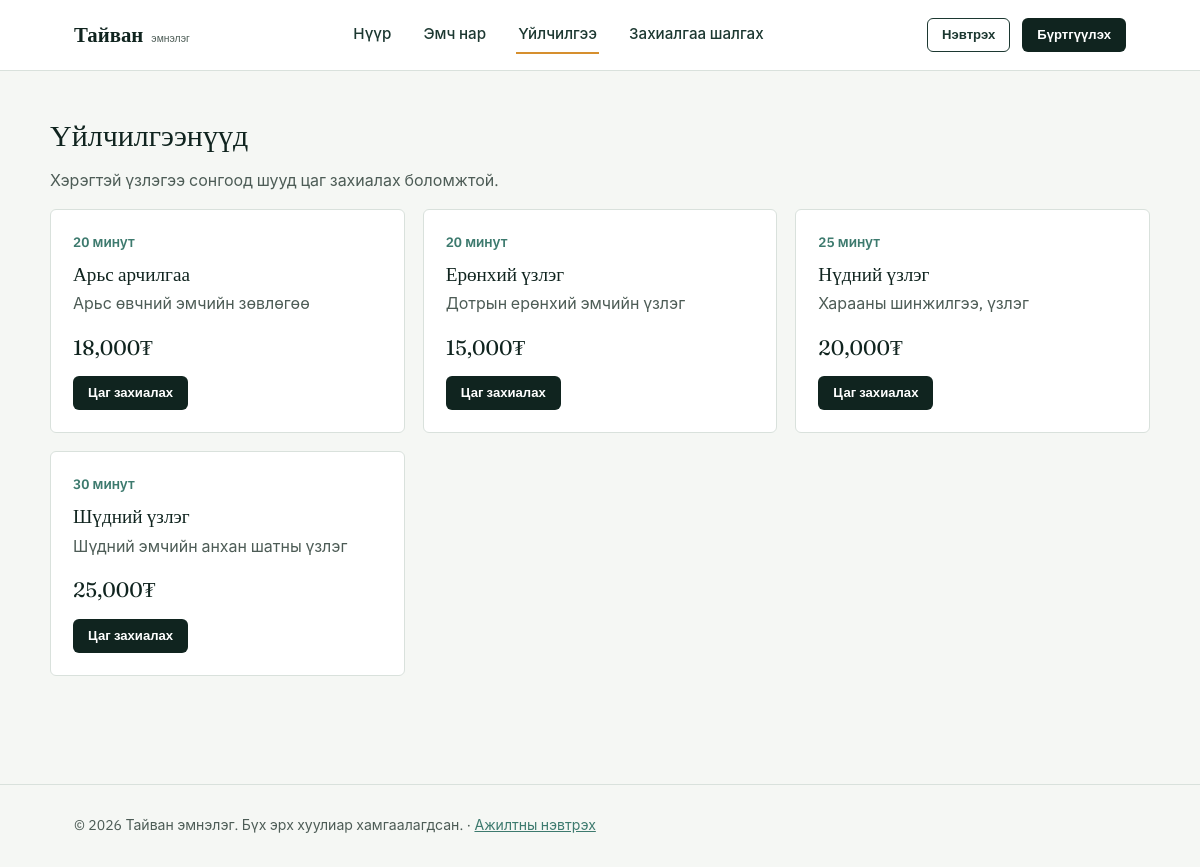
/services.php, run on the app's committed database.
### tables this page shows
CREATE TABLE services (
  id          INT AUTO_INCREMENT PRIMARY KEY,
  name        VARCHAR(150) NOT NULL,
  description TEXT,
  duration    INT NOT NULL COMMENT 'минутаар',
  price       DECIMAL(12,2) NOT NULL DEFAULT 0,
  status      ENUM('active','inactive') NOT NULL DEFAULT 'active',
  created_at  TIMESTAMP DEFAULT CURRENT_TIMESTAMP,
  updated_at  TIMESTAMP DEFAULT CURRENT_TIMESTAMP ON UPDATE CURRENT_TIMESTAMP
);

### includes/functions.php (called while the page is built, shortened)
<?php
function e(?string $str): string
{
    return htmlspecialchars($str ?? '', ENT_QUOTES, 'UTF-8');
}
function formatMoney(float $amount): string
{
    return number_format($amount, 0, '.', ',') . '₮';
}

### services.php (the view, shortened to what this page needs)
<?php
require_once __DIR__ . '/includes/functions.php';
$db = getDB();
$services = $db->query("SELECT * FROM services WHERE status='active' ORDER BY name")->fetchAll();
require_once __DIR__ . '/includes/header.php';
?>
<section class="block container">
  <h2>Үйлчилгээнүүд</h2>
  <p>Хэрэгтэй үзлэгээ сонгоод шууд цаг захиалах боломжтой.</p>
  <div class="grid grid-3">
    <?php foreach ($services as $s): ?>
      <div class="card">
        <div class="meta"><?= (int)$s['duration'] ?> минут</div>
        <h3><?= e($s['name']) ?></h3>
        <p><?= e($s['description']) ?></p>
        <div class="price"><?= formatMoney((float)$s['price']) ?></div>
        <a href="book.php?service_id=<?= (int)$s['id'] ?>" class="btn btn-primary btn-sm" style="margin-top:12px;">Цаг захиалах</a>
      </div>
    <?php endforeach; ?>
  </div>
</section>
<?php require_once __DIR__ . '/includes/footer.php'; ?>

### assets/css/style.css (style rules this page uses)
:root { --pine-950: #10241f; --pine-800: #1c3831; --pine-600: #2f5e51; --teal-500: #3d7a6e; --amber-500: #d68f2e; --amber-600: #b8761d; --paper: #f5f7f4; --paper-raised: #ffffff; --line: #d9e1dc; --ink: #16211d; --ink-soft: #4d5c56; --danger: #b3452f; --radius: 6px; --shadow-none: none; }
* { box-sizing: border-box; }
html { scroll-behavior: smooth; }
body { margin:0; background: var(--paper); color: var(--ink); font-family: 'IBM Plex Sans', -apple-system, sans-serif; font-size: 16px; line-height: 1.55; }
h1,h2,h3,h4 { font-family: 'Fraunces', Georgia, serif; font-weight: 500; color: var(--pine-950); line-height: 1.15; margin: 0 0 .5em; }
h2 { font-size: clamp(1.4rem, 2.5vw, 1.9rem); }
h3 { font-size: 1.2rem; }
p { margin: 0 0 1em; max-width: 62ch; color: var(--ink-soft); }
a { color: var(--teal-500); }
.container { max-width: 1100px; margin: 0 auto; padding: 0 24px; }
.btn { display:inline-flex; align-items:center; justify-content:center; gap:8px; padding: 11px 22px; border-radius: var(--radius); font-size: .95rem; font-weight:600; font-family:'IBM Plex Sans',sans-serif; text-decoration:none; cursor:pointer; border:1px solid transparent; transition: background-color .15s ease, border-color .15s ease, transform .05s ease; }
.btn-primary { background: var(--pine-950); color:#fff; }
.btn-sm { padding: 6px 14px; font-size:.82rem; }
section.block { padding: 48px 0; }
.grid { display:grid; gap: 18px; }
.grid-3 { grid-template-columns: repeat(3, 1fr); }
.card { background: var(--paper-raised); border: 1px solid var(--line); border-radius: var(--radius); padding: 22px; }
.card h3 { margin-bottom: 6px; }
.card .meta { color: var(--teal-500); font-size:.85rem; font-weight:600; margin-bottom: 10px; }
.card .price { font-family:'Fraunces', serif; font-size:1.3rem; color:var(--pine-950); margin-top: 8px; }

### data on the page
services: duration "20", name "Арьс арчилгаа", description "Арьс өвчний эмчийн зөвлөгөө", price "18,000₮"
services: duration "20", name "Ерөнхий үзлэг", description "Дотрын ерөнхий эмчийн үзлэг", price "15,000₮"
services: duration "25", name "Нүдний үзлэг", description "Харааны шинжилгээ, үзлэг", price "20,000₮"
services: duration "30", name "Шүдний үзлэг", description "Шүдний эмчийн анхан шатны үзлэг", price "25,000₮"
